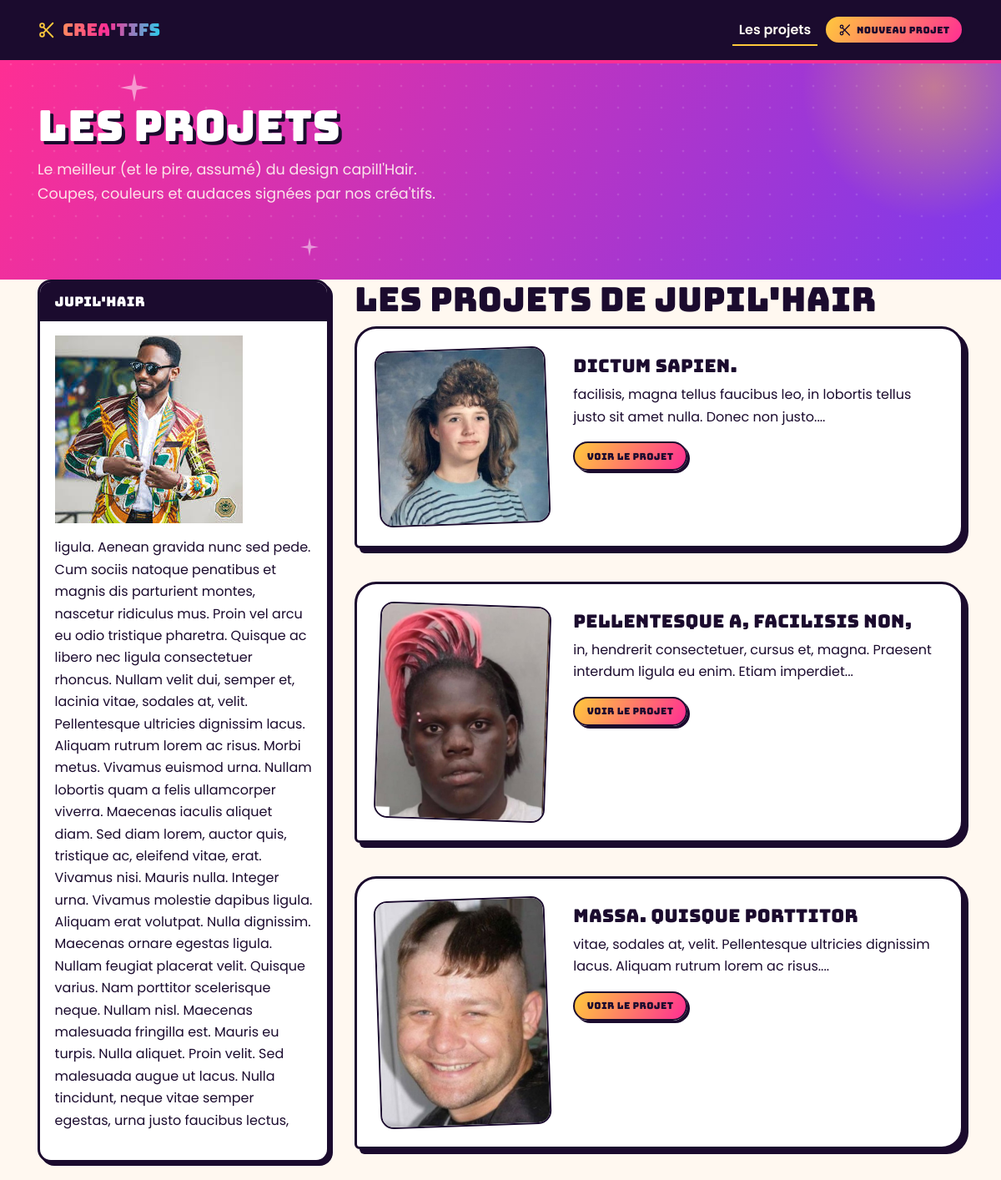
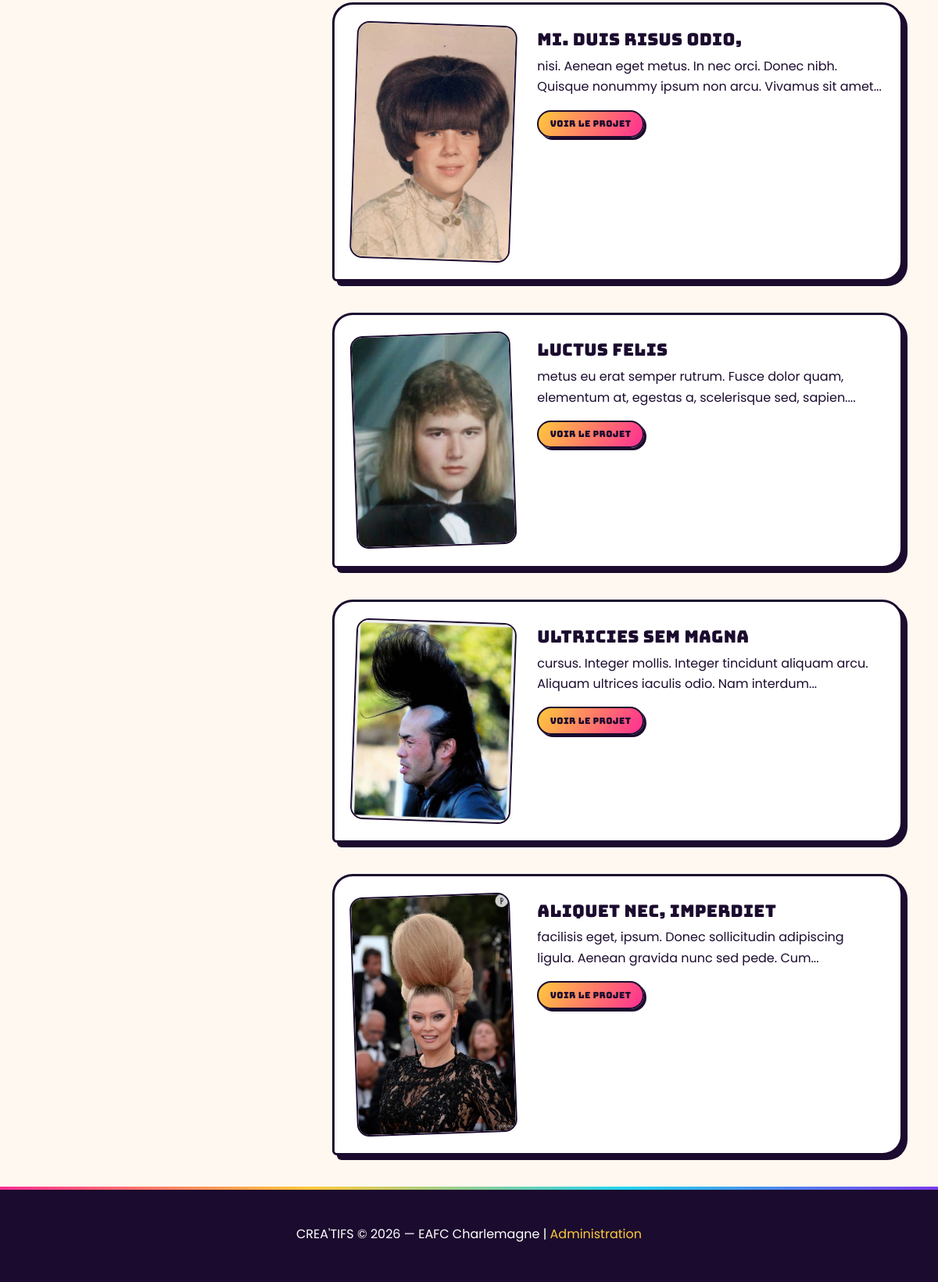
The app's page /creatifs/4.html with its own data (2 pictures, top to bottom).
### tables this page shows
CREATE TABLE `creatifs` (
  `id` int(10) unsigned NOT NULL AUTO_INCREMENT,
  `pseudo` varchar(45) NOT NULL,
  `bio` text,
  `image` varchar(45) DEFAULT NULL,
  PRIMARY KEY (`id`)
);

CREATE TABLE `projets` (
  `id` int(10) unsigned NOT NULL AUTO_INCREMENT,
  `titre` varchar(45) NOT NULL,
  `texte` text,
  `dateCreation` datetime NOT NULL,
  `image` varchar(45) DEFAULT NULL,
  `creatif` int(10) unsigned NOT NULL,
  PRIMARY KEY (`id`),
  KEY `fk_projets_creatifs_idx` (`creatif`),
  CONSTRAINT `fk_projets_creatifs` FOREIGN KEY (`creatif`) REFERENCES `creatifs` (`id`) ON DELETE NO ACTION ON UPDATE NO ACTION
);

### public/index.php (called while the page is built, shortened)
<?php
require_once '../app/routers/index.php';
require_once '../app/views/templates/default.php';

### app/models/auteursModel.php (called while the page is built, shortened)
<?php
function getAuthorById(PDO $connexion, int $id)
{
    $sql = "SELECT *
            FROM creatifs
            WHERE id = :id";
    $stmt = $connexion->prepare($sql);
    $stmt->execute([
        'id' => $id
    ]);
    return $stmt->fetch(PDO::FETCH_ASSOC);
}
function getProjectsByAuthor(PDO $connexion, int $authorId, int $page = 1)
{
    $limit = 10;
    $offset = ($page - 1) * $limit;
    $sql = "SELECT projets.*, creatifs.pseudo
            FROM projets
            INNER JOIN creatifs
                ON projets.creatif = creatifs.id
            WHERE projets.creatif = :author
            ORDER BY projets.id ASC
            LIMIT $limit OFFSET $offset";
    $stmt = $connexion->prepare($sql);
    $stmt->execute([
        'author' => $authorId
    ]);
    return $stmt->fetchAll(PDO::FETCH_ASSOC);
}

### app/controllers/pagesController.php (called while the page is built, shortened)
<?php
include '../app/models/auteursModel.php';
function authorAction(PDO $connexion, int $id)
{
    $auteur = AuteursModel\getAuthorById(
        $connexion,
        $id
    );
    $projetsAuteur = AuteursModel\getProjectsByAuthor(
        $connexion,
        $id
    );
}

### app/routers/authorsRouter.php (called while the page is built)
<?php
include_once '../app/controllers/pagesController.php';
function routeAuthors(PDO $connexion): bool
{
    if (isset($_GET['projects']) && $_GET['projects'] === 'author') {
        \App\Controllers\PagesController\authorAction(
            $connexion,
            (int) $_GET['id']
        );
        return true;
    }
    return false;
}

### app/routers/index.php (called while the page is built, shortened)
<?php
include_once '../app/routers/authorsRouter.php';
if (routeAuthors($connexion)) {
    return;
}

### core/helpers.php (called while the page is built, shortened)
<?php
function slugify(string $texte): string
{
    $texte = strtolower($texte);
    $texte = str_replace(
        ['é', 'è', 'ê', 'à', 'ç', 'â'],
        ['e', 'e', 'e', 'a', 'c', 'a'],
        $texte
    );
    $texte = str_replace(
        [' ', '.', '!', '?', "'", ';', ','],
        '-',
        $texte
    );
    $texte = preg_replace('/-+/', '-', $texte);
    $texte = trim($texte, '-');
    return $texte;
}
function truncate(string $texte, int $x): string
{
    $texte = substr($texte, 0, $x);
    $position = strrpos($texte, ' ');
    if ($position !== false) {
        $texte = substr($texte, 0, $position);
    }
    return $texte . '...';
}

### app/views/pages/auteurs.php (the view, shortened to what this page needs)
<div class="container" style="margin-top: 2.5rem">
    <div class="row">
        <div class="col-lg-4">
            <div class="ct-side-card">
                <h5 class="ct-side-card__head">
                    <?= $auteur['pseudo'] ?>
                </h5>
                <div class="ct-side-card__body">
                    <img
                        class="img-fluid"
                        src="images/<?= $auteur['image'] ?>"
                        alt="<?= $auteur['pseudo'] ?>">
                    <p class="mt-3">
                        <?= $auteur['bio'] ?>
                    </p>
                </div>
            </div>
        </div>
        <div class="col-lg-8">
            <h1>
                Les projets de <?= $auteur['pseudo'] ?>
            </h1>
            <?php foreach ($projetsAuteur as $project): ?>
                <article class="ct-card">
                    <div class="row">
                        <div class="col-md-4">
                            <a
                                href="projets/<?= $project['id'] ?>/<?= slugify($project['titre']) ?>.html">
                                <img
                                    class="img-fluid"
                                    src="images/<?= $project['image'] ?>"
                                    alt="<?= $project['titre'] ?>">
                            </a>
                        </div>
                        <div class="col-md-8">
                            <h3>
                                <?= $project['titre'] ?>
                            </h3>
                            <p>
                                <?= truncate($project['texte'], 100) ?>
                            </p>
                            <a
                                class="ct-btn ct-btn--primary ct-btn--sm"
                                href="projets/<?= $project['id'] ?>/<?= slugify($project['titre']) ?>.html">
                                Voir le projet
                            </a>
                        </div>
                    </div>
                </article>
            <?php endforeach; ?>
        </div>
    </div>
</div>

### public/css/creatifs.css (style rules this page uses)
:root { --magenta: #ff2e93; --magenta-deep: #b81368; --violet: #7c3aed; --gold: #ffc93c; --cyan: #22d3ee; --ink: #1b0b2e; --cream: #fff8f0; --pink-soft: #ffe4f2; --white: #ffffff; --gradient-glam: linear-gradient(120deg, var(--magenta) 0%, var(--violet) 100%); --gradient-gold: linear-gradient(120deg, var(--gold) 0%, var(--magenta) 100%); --radius-lg: 26px; --radius-md: 16px; --radius-sm: 10px; --shadow-hard: 6px 6px 0 var(--ink); --shadow-hard-sm: 4px 4px 0 var(--ink); --shadow-hard-xs: 3px 3px 0 var(--ink); --border-thick: 3px solid var(--ink); --border-thin: 2px solid var(--ink); }
html { scroll-behavior: smooth; }
body { padding-top: 64px; background: var(--cream); font-family: "Poppins", -apple-system, "Segoe UI", sans-serif; color: var(--ink); font-size: 1rem; line-height: 1.65; }
h1, h2, h3, h4, h5, .ct-display { font-family: "Bungee", "Poppins", sans-serif; font-weight: 400; letter-spacing: 0.3px; color: var(--ink); }
a { color: var(--violet); text-decoration: none; }
.ct-card { background: var(--white); border: var(--border-thick); border-radius: var(--radius-lg) var(--radius-lg) var(--radius-lg) 6px; box-shadow: var(--shadow-hard); padding: 1.5rem; margin-bottom: 2.5rem; transition: transform 0.15s ease, box-shadow 0.15s ease; }
.ct-card img { border: var(--border-thin); border-radius: var(--radius-md); transform: rotate(-2deg); }
.ct-card:nth-of-type(even) img { transform: rotate(2deg); }
.ct-card h3 { font-size: 1.35rem; margin-top: 0.5rem; }
.ct-btn { font-family: "Bungee", sans-serif; font-weight: 400; font-size: 0.85rem; letter-spacing: 0.4px; padding: 0.65rem 1.4rem; border-radius: 999px; border: var(--border-thin); display: inline-flex; align-items: center; gap: 0.4rem; box-shadow: var(--shadow-hard-xs); transition: transform 0.12s ease, box-shadow 0.12s ease; }
.ct-btn--primary { background: var(--gradient-gold); color: var(--ink); border-color: var(--ink); }
.ct-btn--sm { font-size: 0.7rem; padding: 0.4rem 0.9rem; }
.ct-side-card { background: var(--white); border: var(--border-thick); border-radius: var(--radius-md); box-shadow: var(--shadow-hard-sm); margin-bottom: 2rem; overflow: hidden; }
.ct-side-card__head { background: var(--ink); color: var(--white); font-family: "Bungee", sans-serif; font-size: 1rem; padding: 0.85rem 1.1rem; margin: 0; display: flex; align-items: center; gap: 0.5rem; }
.ct-side-card__body { padding: 1.1rem; }

### records on screen
creatifs: pseudo "Jupil'Hair", image (picture), bio "ligula. Aenean gravida nunc sed pede. Cum sociis natoque penatibus et magnis dis parturient montes, nascetur ridiculus mus. Proin vel arcu eu odio tristique pharetra. Quisque ac libero nec ligula consectetuer rhoncus. Nullam velit dui, semper et, lacinia vitae, sodales at, velit. Pellentesque ultricies dignissim lacus. Aliquam rutrum lorem ac risus. Morbi metus. Vivamus euismod urna. Nullam lobortis quam a felis ullamcorper viverra. Maecenas iaculis aliquet diam. Sed diam lorem, auctor quis, tristique ac, eleifend vitae, erat. Vivamus nisi. Mauris nulla. Integer urna. Vivamus molestie dapibus ligula. Aliquam erat volutpat. Nulla dignissim. Maecenas ornare egestas ligula. Nullam feugiat…"
projets: image (picture), titre "dictum sapien.", texte "facilisis, magna tellus faucibus leo, in lobortis tellus justo sit amet nulla. Donec non justo...."
projets: image (picture), titre "pellentesque a, facilisis non,", texte "in, hendrerit consectetuer, cursus et, magna. Praesent interdum ligula eu enim. Etiam imperdiet..."
projets: image (picture), titre "massa. Quisque porttitor", texte "vitae, sodales at, velit. Pellentesque ultricies dignissim lacus. Aliquam rutrum lorem ac risus...."
projets: image (picture), titre "mi. Duis risus odio,", texte "nisi. Aenean eget metus. In nec orci. Donec nibh. Quisque nonummy ipsum non arcu. Vivamus sit amet..."
projets: image (picture), titre "luctus felis", texte "metus eu erat semper rutrum. Fusce dolor quam, elementum at, egestas a, scelerisque sed, sapien...."
projets: image (picture), titre "ultricies sem magna", texte "cursus. Integer mollis. Integer tincidunt aliquam arcu. Aliquam ultrices iaculis odio. Nam interdum..."
projets: image (picture), titre "aliquet nec, imperdiet", texte "facilisis eget, ipsum. Donec sollicitudin adipiscing ligula. Aenean gravida nunc sed pede. Cum..."
